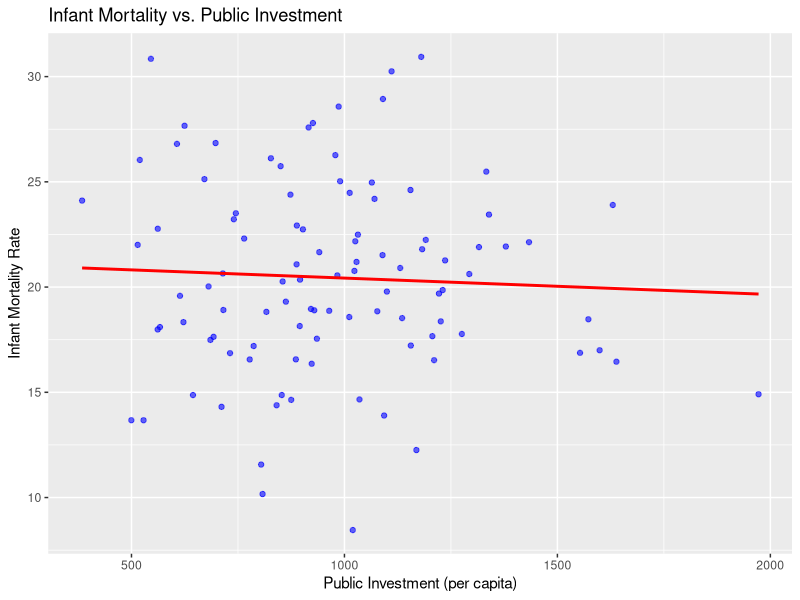

This figure's R source:
# Infant Mortality Analysis - Sample Code
# Author: Felipe Belloni Urtado
# Purpose: Demonstration of econometric analysis in R

# Load libraries
library(tidyverse)
library(lmtest)
library(sandwich)

# Example dataset (substitute with real microdata in full project)
set.seed(123)
data <- data.frame(
  infant_mortality = rnorm(100, mean = 20, sd = 5),
  public_investment = rnorm(100, mean = 1000, sd = 300),
  socioeconomic_index = rnorm(100, mean = 50, sd = 10)
)

# Simple regression model
model <- lm(infant_mortality ~ public_investment + socioeconomic_index, data = data)

# Robust standard errors
coeftest(model, vcov = vcovHC(model, type = "HC1"))

# Plot relationship between investment and infant mortality
ggplot(data, aes(x = public_investment, y = infant_mortality)) +
  geom_point(color = "blue", alpha = 0.6) +
  geom_smooth(method = "lm", se = FALSE, color = "red") +
  labs(title = "Infant Mortality vs. Public Investment",
       x = "Public Investment (per capita)",
       y = "Infant Mortality Rate")
